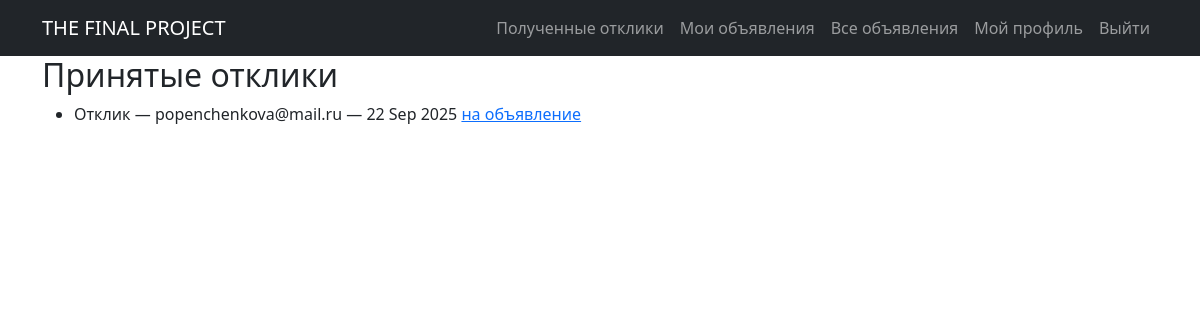
/responses/accepted/ (signed in), run on an earlier commit of the app's database.
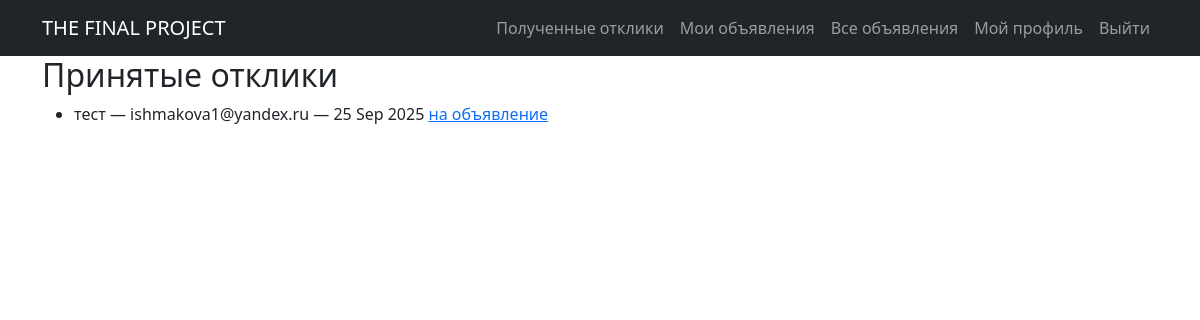
And on a later commit of the database.
### board/models.py (models this page shows, shortened)
class Response(models.Model):
    poster = models.ForeignKey(Poster, on_delete=models.CASCADE)
    sender = models.ForeignKey(User, on_delete=models.CASCADE, related_name='addresser')
    receiver = models.ForeignKey(User, on_delete=models.CASCADE, related_name = 'recipient')
    status = models.BooleanField(default=False)
    response = models.TextField(max_length=10000, blank=True)
    response_origin = models.DateTimeField(auto_now_add=True)

### board/views.py (the view)
# urls.py: path('responses/accepted/', AcceptedResponses.as_view(), name='accepted_responses'),
class AcceptedResponses(ListView):
    model = Response
    template_name = 'accepted_responses.html'
    context_object_name = 'accepted_responses'
    paginate_by = 10
    def get_queryset(self):
        user = self.request.user
        return Response.objects.filter(receiver=user, status=True).order_by('-response_origin')

### templates/accepted_responses.html
{% extends 'base.html' %}
{% block content %}
    <h2>Принятые отклики </h2>
    {% if accepted_responses %}
        <ul>
            {% for resp in accepted_responses %}
                <li>
                    {{ resp.response }} — {{ resp.sender.username }} — {{ resp.response_origin|date:"d M Y" }}
                    <a href="{% url 'poster_detail' resp.poster.id %}"> на объявление</a>
                </li>
            {% endfor %}
        </ul>
    {% else %}
        <p>Нет откликов.</p>
    {% endif %}
{% endblock %}

What changed in the data, as far as the page shows it:
removed Response: response "Отклик", sender.username "popenchenkova@mail.ru", response_origin "22 Sep 2025"
added Response: response "тест", sender.username "ishmakova1@yandex.ru", response_origin "25 Sep 2025"
